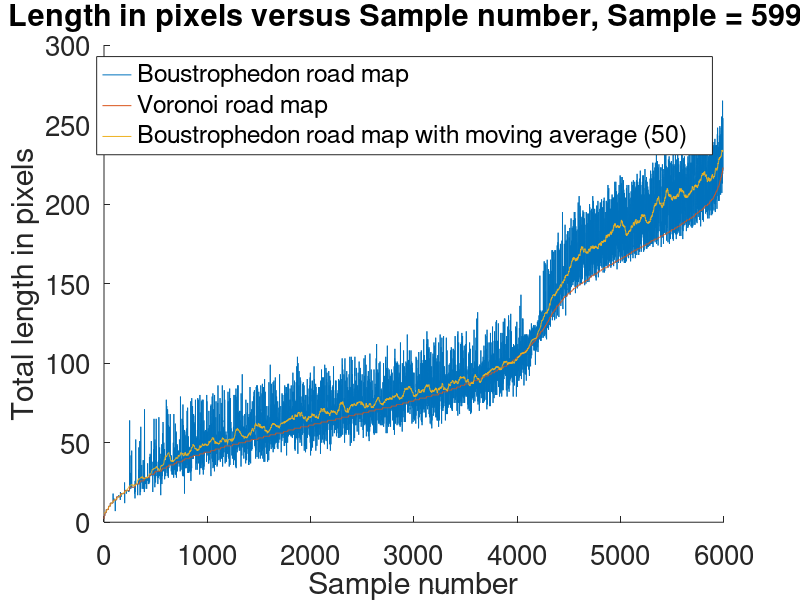

Write the MATLAB code that produced this figure. (Note: this script raises an error after producing the figure.)
%% Path Length test for start- and goal- point goes towards each other
%% Big Map
clear
load('Boustrophedon_length_test_rand_bigMap.txt');
load('voronoi_length_test_rand_bigMap.txt');
% figure('Name','Length towards each other');
% hold on
% plot(1:size(voronoi_length_test), Boustrophedon_length_test)
% plot(1:size(voronoi_length_test), voronoi_length_test)
% legend('Boustrophedon', 'voronoi');
% hold off

% Difference between length towards each other
% hold on
% figure(2)
% plot(1:size(voronoi_length_test), Boustrophedon_length_test-voronoi_length_test)
% hold off
avg = movmean(Boustrophedon_length_test_rand_bigMap, 50); % Moving average over 50 points
figure('Name','Random start- and- end points Big_Map_1');
hold on
title('Length in pixels versus Sample number, Sample = 5991'); % Random number generate = 10000
a = plot(0:size(voronoi_length_test_rand_bigMap)-1, Boustrophedon_length_test_rand_bigMap)
plot(0:size(voronoi_length_test_rand_bigMap)-1, voronoi_length_test_rand_bigMap)
plot(0:size(avg)-1, avg)
legend('Boustrophedon road map', 'Voronoi road map', 'Boustrophedon road map with moving average (50)');
xlabel('Sample number');
ylabel('Total length in pixels');
set(gca,'FontSize',20)
hold off
a.Color(4) = 0.13;

sumBoust = sum(Boustrophedon_length_test_rand_bigMap);
sumVoro = sum(voronoi_length_test_rand_bigMap);

Boust = sum(Boustrophedon_length_test_rand_bigMap-voronoi_length_test_rand_bigMap < 0);
Voro = sum(Boustrophedon_length_test_rand_bigMap-voronoi_length_test_rand_bigMap > 0);
Equal = sum(Boustrophedon_length_test_rand_bigMap-voronoi_length_test_rand_bigMap == 0);

BigMap_EQPercent = Equal/size(voronoi_length_test_rand_bigMap,1)*100
BigMap_BoustPercent = Boust/size(voronoi_length_test_rand_bigMap,1)*100
BigMap_VoroPercent = Voro/size(voronoi_length_test_rand_bigMap,1)*100

[vMax,iMax] = max(Boustrophedon_length_test_rand_bigMap-voronoi_length_test_rand_bigMap) % -1 because of zero index
[vMin,iMin] = min(Boustrophedon_length_test_rand_bigMap-voronoi_length_test_rand_bigMap) % -1 because of zero index
%% Big Map2
clear
load('Boustrophedon_length_test_rand_bigMap2.txt');
load('voronoi_length_test_rand_bigMap2.txt');

avg = movmean(Boustrophedon_length_test_rand_bigMap2, 50); % Moving average over 50 points

figure('Name','Random start- and- end points Big_Map_2');
hold on
title('Length in pixels versus Sample number, Sample = 5280'); % Random number generate = 10000
a = plot(0:1:size(voronoi_length_test_rand_bigMap2)-1, Boustrophedon_length_test_rand_bigMap2)
plot(0:1:size(voronoi_length_test_rand_bigMap2)-1, voronoi_length_test_rand_bigMap2)
plot(0:1:size(avg)-1, avg)
legend('Boustrophedon roadmap', 'Voronoi roadmap', 'Boustrophedon roadmap with moving average (50)');
hold off
xlabel('Sample number');
ylabel('Total length in pixels');
set(gca,'FontSize',20)
a.Color(4) = 0.13;

sumBoust = sum(Boustrophedon_length_test_rand_bigMap2);
sumVoro = sum(voronoi_length_test_rand_bigMap2);

Boust = sum(Boustrophedon_length_test_rand_bigMap2-voronoi_length_test_rand_bigMap2 < 0);
Voro = sum(Boustrophedon_length_test_rand_bigMap2-voronoi_length_test_rand_bigMap2 > 0);
Equal = sum(Boustrophedon_length_test_rand_bigMap2-voronoi_length_test_rand_bigMap2 == 0);

BigMap2_EQPercent = Equal/size(voronoi_length_test_rand_bigMap2,1)*100
BigMap2_BoustPercent = Boust/size(voronoi_length_test_rand_bigMap2,1)*100
BigMap2_VoroPercent = Voro/size(voronoi_length_test_rand_bigMap2,1)*100

%% Big Map3
clear
load('Boustrophedon_length_test_rand_bigMap3.txt');
load('voronoi_length_test_rand_bigMap3.txt');

avg = movmean(Boustrophedon_length_test_rand_bigMap3, 50); % Moving average over 50 points

figure('Name','Random start- and- end points Big_Map_3');
hold on
title('Length in pixels versus Sample number, Sample = 5220'); % Random number generate = 10000
a = plot(0:1:size(voronoi_length_test_rand_bigMap3)-1, Boustrophedon_length_test_rand_bigMap3)
plot(0:1:size(voronoi_length_test_rand_bigMap3)-1, voronoi_length_test_rand_bigMap3)
plot(0:1:size(avg)-1, avg)
legend('Boustrophedon roadmap', 'Voronoi roadmap', 'Boustrophedon roadmap with moving average (50)');
hold off
xlabel('Sample number');
ylabel('Total length in pixels');
set(gca,'FontSize',20)
a.Color(4) = 0.13;


sumBoust = sum(Boustrophedon_length_test_rand_bigMap3);
sumVoro = sum(voronoi_length_test_rand_bigMap3);

Boust = sum(Boustrophedon_length_test_rand_bigMap3-voronoi_length_test_rand_bigMap3 < 0);
Voro = sum(Boustrophedon_length_test_rand_bigMap3-voronoi_length_test_rand_bigMap3 > 0);
Equal = sum(Boustrophedon_length_test_rand_bigMap3-voronoi_length_test_rand_bigMap3 == 0);

BigMap3_EQPercent = Equal/size(voronoi_length_test_rand_bigMap3,1)*100
BigMap3_BoustPercent = Boust/size(voronoi_length_test_rand_bigMap3,1)*100
BigMap3_VoroPercent = Voro/size(voronoi_length_test_rand_bigMap3,1)*100
